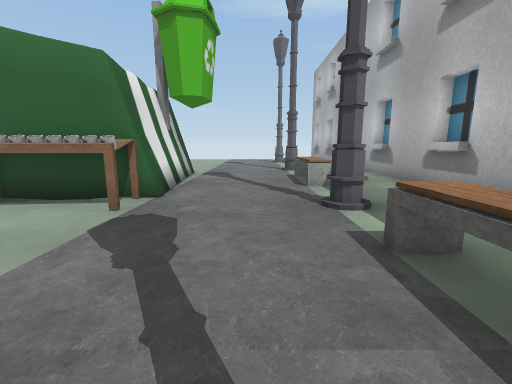
view 1 (above)

24 first-person views from a walk through a 3-D level made in the Unity game engine. The camera is 1.2 m above the floor, tilts 10° down and sees 90° across. The floor is counted in squares, 1 m on a side. Each view is taken from the middle of a square. On the plan, view 1 faces up. The plan holds only what a view shows up to about 12 squares ahead; the rest is blank. The place goes on beyond the plan. Some animated figures are left out.

view 2
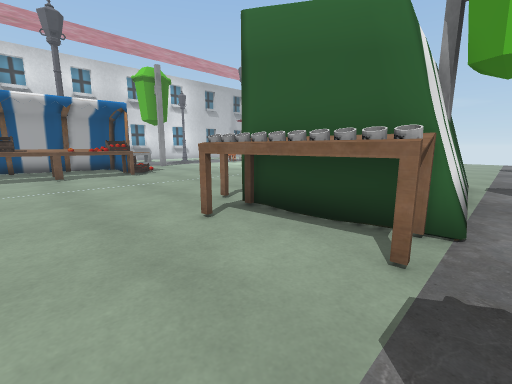

view 3
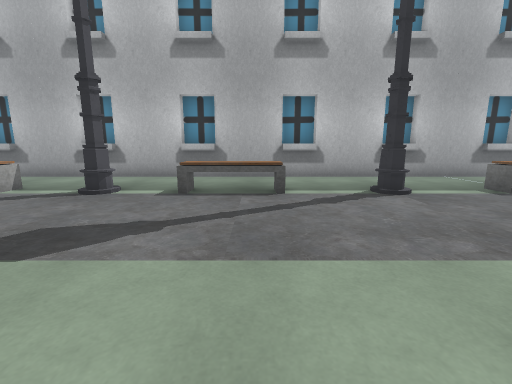

view 4
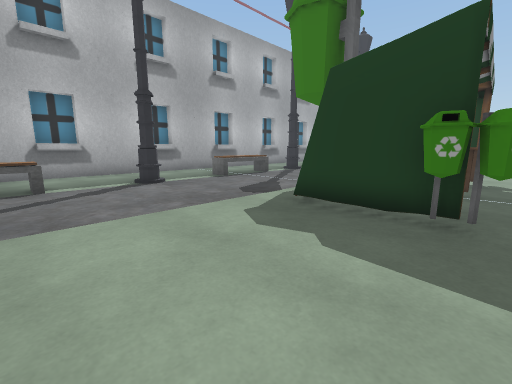

view 5
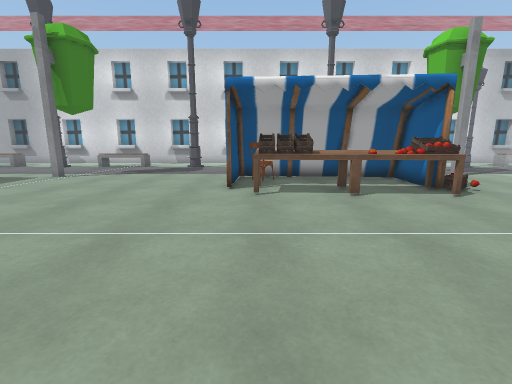

view 6
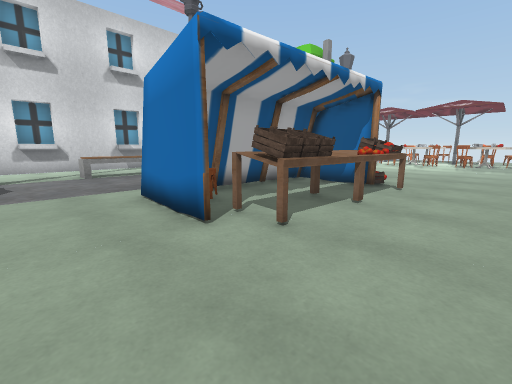

view 7
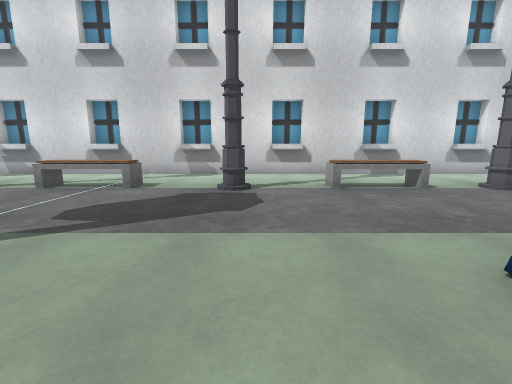

view 8
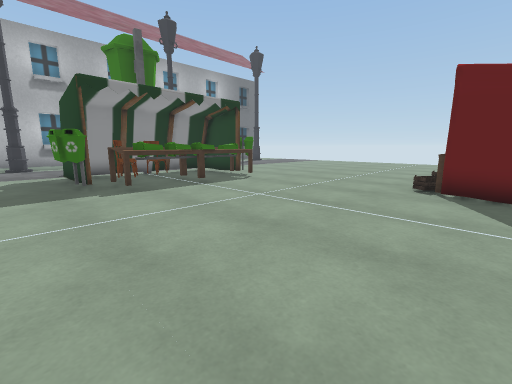

view 9
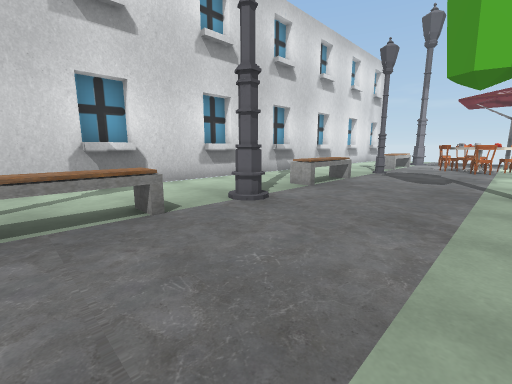

view 10
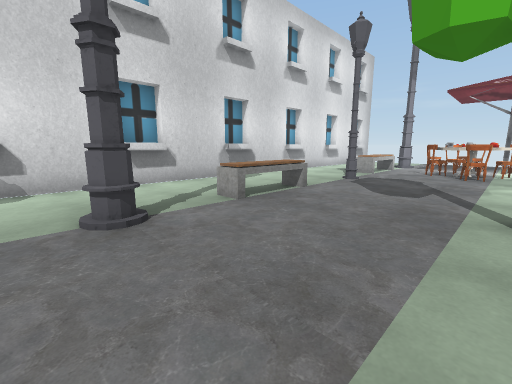

view 11
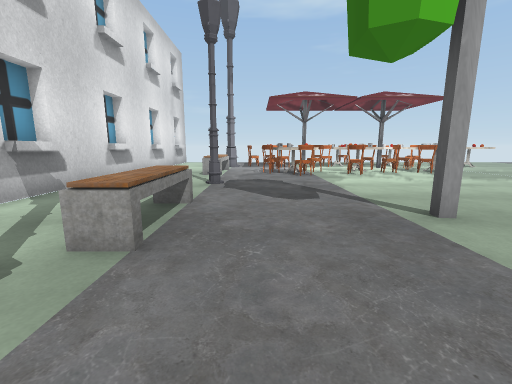

view 12
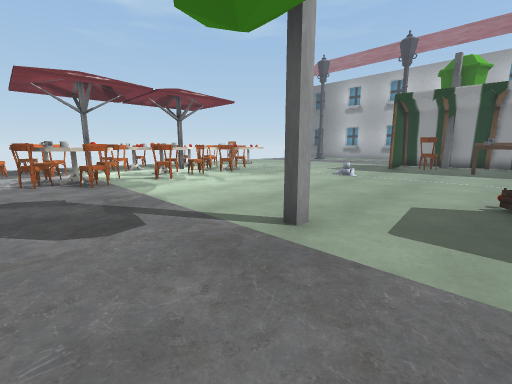

view 13
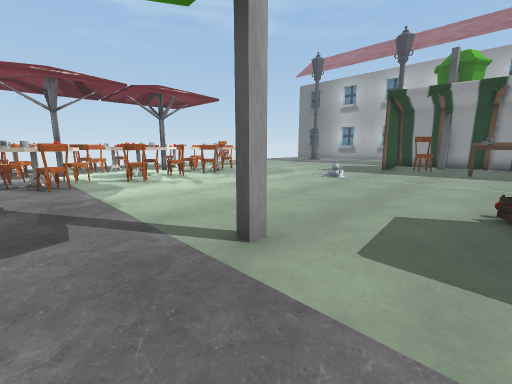

view 14
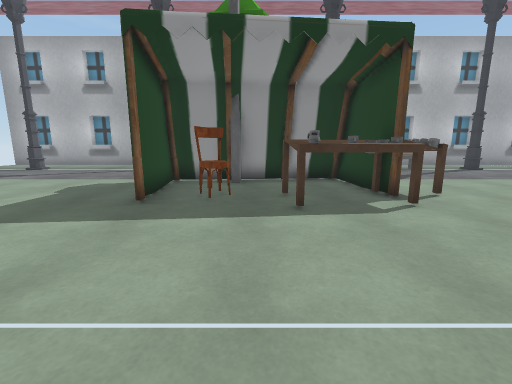

view 15
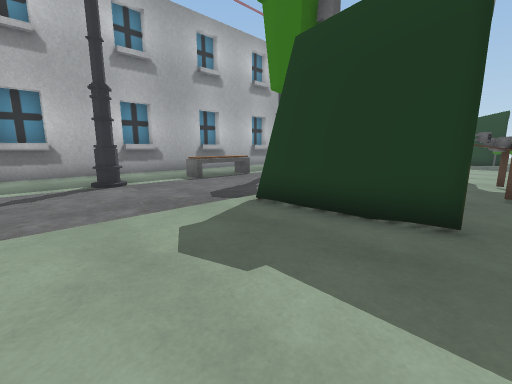

view 16
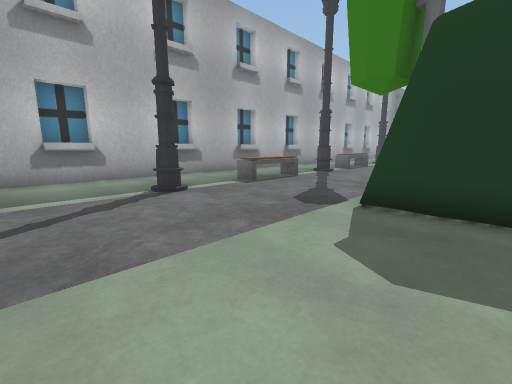

view 17
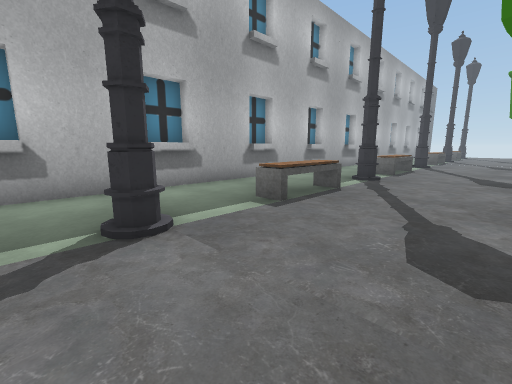

view 18
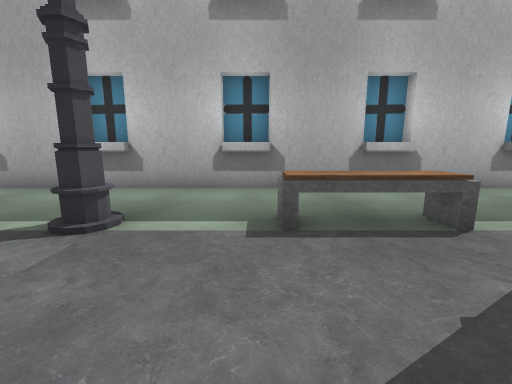

view 19
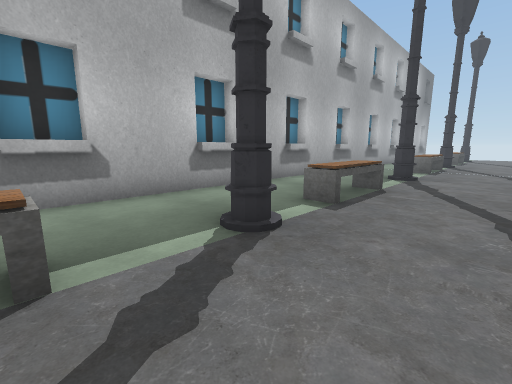

view 20
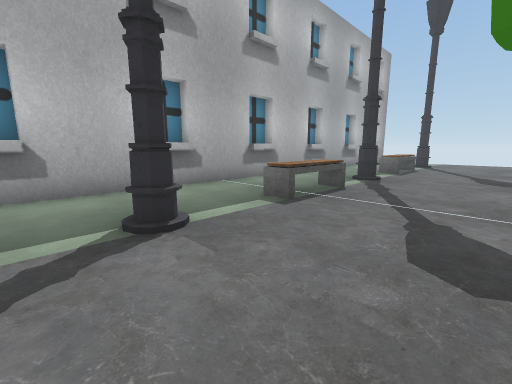

view 21
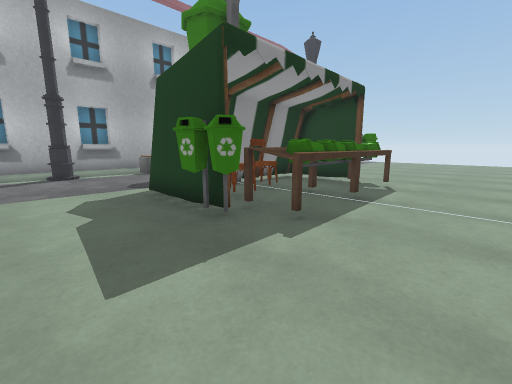

view 22
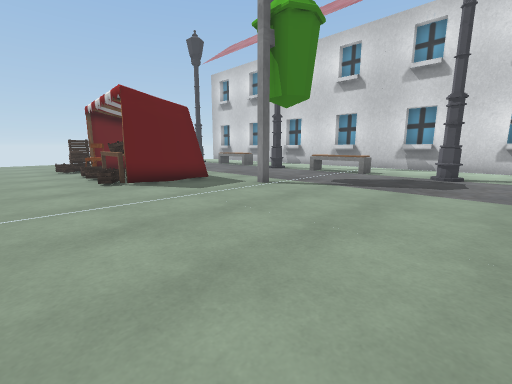

view 23
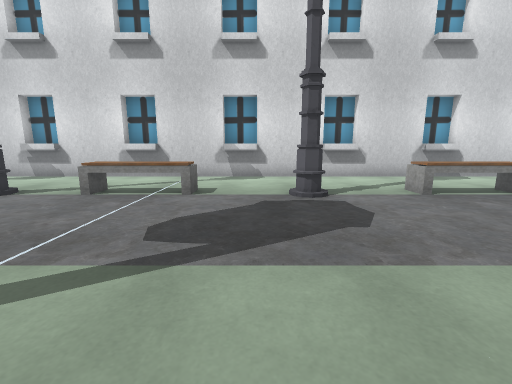

view 24
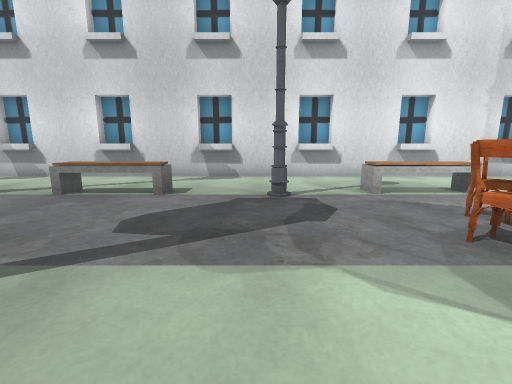

### Floor plan
Key: @ floor where view 1 was taken; # wall or solid block; . floor; ^ raised ledge; O other object.
Columns run from 27 left of view 1 to 6 right of it. Each row starts with its distance up from view 1.
 17 #.  O.OOOOOOOOOOO     ........   O
 16 #O  O..OO.OO.       ..........  O#
 15 #O   ........        .........  ^#
 14 #    #.......        .........   #
 13 #    ........        .........   #
 12 #O                   OOOO       O#
 11 #O                      O.      ^#
 10 #   O                OO O    O   #
  9 #   O....O   .....   ...O.   O...#
  8 #O  O.....   .....  OO..O..  O..##
  7 #O   .....  OO....  OO..O.   ...^#
  6 #   ......OOOOO..   OOOOO.   ....#
  5 #   #.....OO OO..    OOOO.   #...#
  4 #O       .O  OO      O          O#
  3 #O  O     O OOO              O  ^#
  2 #   O     O OOO          .   O   #
  1 #   O.....OOOOO     .........O   #
  0 #O  O.....OOO.       ......@.O  O#
 -1 #O   .........  ..   .........  ^#
 -2 #    .........  .    .........   #
 -3 #   #........       OO........   #
 -4 #O         .        OOOO        O#
 -5 #O                  OOOO        ^#
 -6 #   O               OOOO     O   #
 -7 #   O....    ....   OOOOO    O ..#
 -8 #O  O....    ....   OO.O.    O..##
 -9 #O   ..      ....   OO O.    ...^#

Where each view was taken, in squares from view 1:
view 1: 0 up, 0 right, facing up
view 2: 2 up, 2 left, facing up-left
view 3: 1 up, 5 left, facing right
view 4: 1 up, 7 left, facing down-right
view 5: 1 up, 7 left, facing left
view 6: 2 down, 11 left, facing up-left
view 7: 2 down, 15 left, facing left
view 8: 2 down, 15 left, facing down-right
view 9: 1 up, 18 left, facing up-left
view 10: 4 up, 18 left, facing up-left
view 11: 5 up, 21 left, facing up
view 12: 7 up, 21 left, facing up-right
view 13: 7 up, 20 left, facing up-right
view 14: 9 up, 12 left, facing right
view 15: 16 up, 7 left, facing down-right
view 16: 17 up, 5 left, facing down-right
view 17: 15 up, 2 left, facing down-right
view 18: 11 up, 2 left, facing right
view 19: 8 up, 1 left, facing down-right
view 20: 1 down, 2 left, facing down-right
view 21: 1 down, 10 left, facing down-right
view 22: 1 down, 11 left, facing down-left
view 23: 4 down, 16 left, facing left
view 24: 13 up, 16 left, facing left
